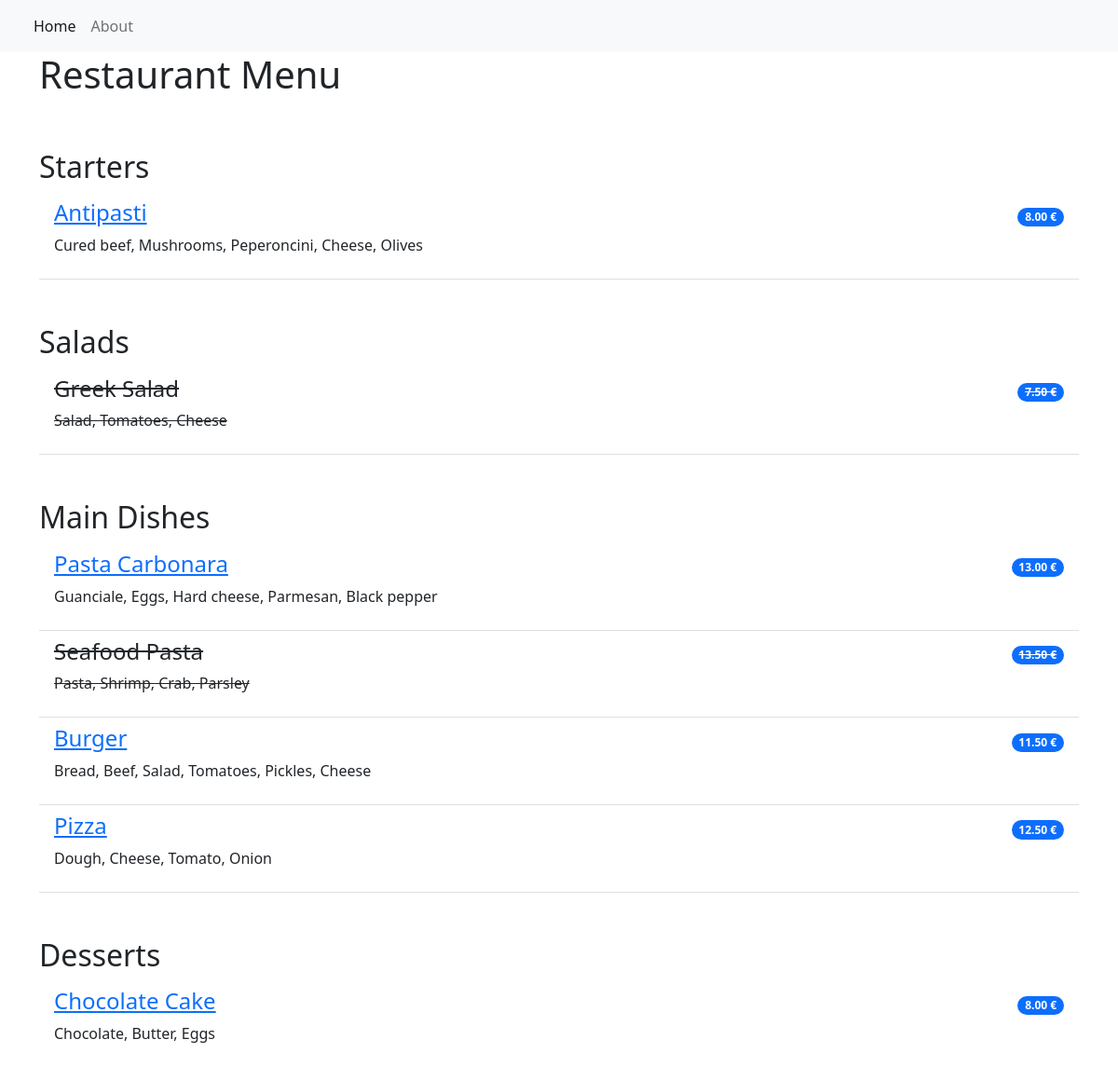
The page / on the database its author committed.
### restaurant_menu/models.py (models this page shows, shortened)
class Item(models.Model):
    meal = models.CharField(max_length=500, unique=True)
    description = models.CharField(max_length=2000)
    price = models.DecimalField(max_digits=10, decimal_places=2)
    meal_type = models.CharField(max_length=50, choices=MEAL_TYPE)
    author = models.ForeignKey(User, on_delete=models.PROTECT)
    status = models.IntegerField(choices=STATUS, default=0)
    date_created = models.DateTimeField(auto_now_add=True)
    date_updated = models.DateTimeField(auto_now=True)

### restaurant_menu/views.py (the view)
# urls.py: path("", views.MenuList.as_view(), name="home"),
class MenuList(generic.ListView):
    queryset = Item.objects.order_by("-date_created")
    template_name = "index.html"
    def get_context_data(self, **kwargs):
        context = super().get_context_data(**kwargs)
        context["meals"] = MEAL_TYPE
        return context

### restaurant_menu/templates/index.html
{% extends 'base.html' %}
{% block content %}
<div class="container">
    <h1>Restaurant Menu</h1>
    <ul class="list-group list-group-flush">
        {% for meal in meals %}
            <h2 class="pt-5">{{ meal.1 }}</h2>
                {% for row in item_list %}
                    {% if row.meal_type == meal.0 %}
                        {% if row.status ==  0 %}
                            <li class="list-group-item d-flex justify-content-between align-items-center border-0 pb-0">
                                <h4><s>{{ row.meal }}</s></h4>
                                <span class="badge bg-primary rounded-pill"><s>{{ row.price }} €</s></span>
                            </li>
                            <li class="list-group-item pt-0">
                                <p><s>{{ row.description }}</s></p>
                            </li>
                        {% else %}
                            <li class="list-group-item d-flex justify-content-between align-items-center border-0 pb-0">
                                <a href="{% url 'menu_item' row.pk %}"><h4>{{ row.meal }}</h4></a>
                                <span class="badge bg-primary rounded-pill">{{ row.price }} €</span>
                            </li>
                            <li class="list-group-item pt-0">
                                <p>{{ row.description }}</p>
                            </li>
                        {% endif %}
                    {% endif %}
                {% endfor %}
        {% endfor %}
    </ul>
</div>
{% endblock  %}

### restaurant_menu/templates/base.html (shortened to what this page needs)
<!DOCTYPE html>
<html lang="en">
    <head>
        <link href="https://cdn.jsdelivr.net/npm/bootstrap@5.2.0-beta1/dist/css/bootstrap.min.css" rel="stylesheet">
    </head>
    <body>
        <nav class="navbar navbar-expand-lg bg-light">
            <div class="container-fluid">
                <div class="collapse navbar-collapse" id="navbarNav">
                    <ul class="navbar-nav">
                         <li class="nav-item">
                            <a class="nav-link active" aria-current="page" href="{% url 'home' %}">Home</a>
                        </li>
                        <li class="nav-item">
                            <a class="nav-link" aria-current="page" href="{% url 'home' %}">About</a>
                        </li>
                    </ul>
                </div>
            </div>
        </nav>
        {% block content %}
        {% endblock content %}
    </body>
</html>

### rows shown on the page
Item: meal "Antipasti", price "8.00", description "Cured beef, Mushrooms, Peperoncini, Cheese, Olives"
Item: meal "Greek Salad", price "7.50", description "Salad, Tomatoes, Cheese"
Item: meal "Pasta Carbonara", price "13.00", description "Guanciale, Eggs, Hard cheese, Parmesan, Black pepper"
Item: meal "Seafood Pasta", price "13.50", description "Pasta, Shrimp, Crab, Parsley"
Item: meal "Burger", price "11.50", description "Bread, Beef, Salad, Tomatoes, Pickles, Cheese"
Item: meal "Pizza", price "12.50", description "Dough, Cheese, Tomato, Onion"
Item: meal "Chocolate Cake", price "8.00", description "Chocolate, Butter, Eggs"

### other values the page prints
{{ meal.1 }} "Starters" "Salads" "Main Dishes" "Desserts"
